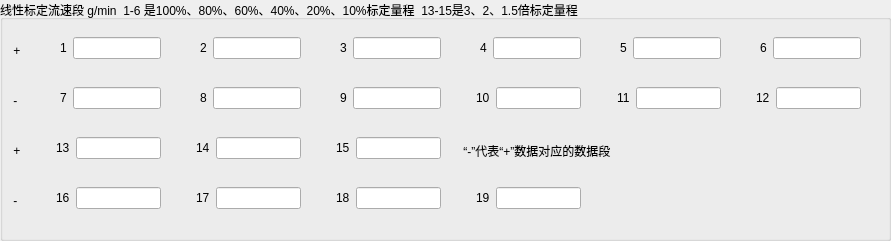
  <widget class="QGroupBox" name="groupBox">
   <property name="geometry">
    <rect>
     <x>20</x>
     <y>10</y>
     <width>891</width>
     <height>241</height>
    </rect>
   </property>
   <property name="title">
    <string>线性标定流速段 g/min  1-6 是100%、80%、60%、40%、20%、10%标定量程  13-15是3、2、1.5倍标定量程</string>
   </property>
   <widget class="QWidget" name="layoutWidget">
    <property name="geometry">
     <rect>
      <x>40</x>
      <y>30</y>
      <width>121</width>
      <height>37</height>
     </rect>
    </property>
    <layout class="QGridLayout" name="gridLayout_2">
     <item row="1" column="1">
      <widget class="QLabel" name="label">
       <property name="text">
        <string>1</string>
       </property>
      </widget>
     </item>
     <item row="1" column="2">
      <widget class="QLineEdit" name="le1"/>
     </item>
     <item row="0" column="2">
      <spacer name="verticalSpacer">
       <property name="orientation">
        <enum>Qt::Vertical</enum>
       </property>
       <property name="sizeHint" stdset="0">
        <size>
         <width>20</width>
         <height>40</height>
        </size>
       </property>
      </spacer>
     </item>
     <item row="2" column="2">
      <spacer name="verticalSpacer_2">
       <property name="orientation">
        <enum>Qt::Vertical</enum>
       </property>
       <property name="sizeHint" stdset="0">
        <size>
         <width>20</width>
         <height>40</height>
        </size>
       </property>
      </spacer>
     </item>
     <item row="1" column="0">
      <spacer name="horizontalSpacer">
       <property name="orientation">
        <enum>Qt::Horizontal</enum>
       </property>
       <property name="sizeHint" stdset="0">
        <size>
         <width>40</width>
         <height>20</height>
        </size>
       </property>
      </spacer>
     </item>
    </layout>
   </widget>
   <widget class="QWidget" name="layoutWidget_2">
    <property name="geometry">
     <rect>
      <x>180</x>
      <y>30</y>
      <width>121</width>
      <height>37</height>
     </rect>
    </property>
    <layout class="QGridLayout" name="gridLayout_4">
     <item row="1" column="1">
      <widget class="QLabel" name="label_3">
       <property name="text">
        <string>2</string>
       </property>
      </widget>
     </item>
     <item row="1" column="2">
      <widget class="QLineEdit" name="le2"/>
     </item>
     <item row="0" column="2">
      <spacer name="verticalSpacer_3">
       <property name="orientation">
        <enum>Qt::Vertical</enum>
       </property>
       <property name="sizeHint" stdset="0">
        <size>
         <width>20</width>
         <height>40</height>
        </size>
       </property>
      </spacer>
     </item>
     <item row="2" column="2">
      <spacer name="verticalSpacer_4">
       <property name="orientation">
        <enum>Qt::Vertical</enum>
       </property>
       <property name="sizeHint" stdset="0">
        <size>
         <width>20</width>
         <height>40</height>
        </size>
       </property>
      </spacer>
     </item>
     <item row="1" column="0">
      <spacer name="horizontalSpacer_2">
       <property name="orientation">
        <enum>Qt::Horizontal</enum>
       </property>
       <property name="sizeHint" stdset="0">
        <size>
         <width>40</width>
         <height>20</height>
        </size>
       </property>
      </spacer>
     </item>
    </layout>
   </widget>
   <widget class="QWidget" name="layoutWidget_3">
    <property name="geometry">
     <rect>
      <x>320</x>
      <y>30</y>
      <width>121</width>
      <height>37</height>
     </rect>
    </property>
    <layout class="QGridLayout" name="gridLayout_5">
     <item row="1" column="1">
      <widget class="QLabel" name="label_4">
       <property name="text">
        <string>3</string>
       </property>
      </widget>
     </item>
     <item row="1" column="2">
      <widget class="QLineEdit" name="le3"/>
     </item>
     <item row="0" column="2">
      <spacer name="verticalSpacer_5">
       <property name="orientation">
        <enum>Qt::Vertical</enum>
       </property>
       <property name="sizeHint" stdset="0">
        <size>
         <width>20</width>
         <height>40</height>
        </size>
       </property>
      </spacer>
     </item>
     <item row="2" column="2">
      <spacer name="verticalSpacer_6">
       <property name="orientation">
        <enum>Qt::Vertical</enum>
       </property>
       <property name="sizeHint" stdset="0">
        <size>
         <width>20</width>
         <height>40</height>
        </size>
       </property>
      </spacer>
     </item>
     <item row="1" column="0">
      <spacer name="horizontalSpacer_3">
       <property name="orientation">
        <enum>Qt::Horizontal</enum>
       </property>
       <property name="sizeHint" stdset="0">
        <size>
         <width>40</width>
         <height>20</height>
        </size>
       </property>
      </spacer>
     </item>
    </layout>
   </widget>
   <widget class="QWidget" name="layoutWidget_4">
    <property name="geometry">
     <rect>
      <x>460</x>
      <y>30</y>
      <width>121</width>
      <height>37</height>
     </rect>
    </property>
    <layout class="QGridLayout" name="gridLayout_6">
     <item row="1" column="1">
      <widget class="QLabel" name="label_5">
       <property name="text">
        <string>4</string>
       </property>
      </widget>
     </item>
     <item row="1" column="2">
      <widget class="QLineEdit" name="le4"/>
     </item>
     <item row="0" column="2">
      <spacer name="verticalSpacer_7">
       <property name="orientation">
        <enum>Qt::Vertical</enum>
       </property>
       <property name="sizeHint" stdset="0">
        <size>
         <width>20</width>
         <height>40</height>
        </size>
       </property>
      </spacer>
     </item>
     <item row="2" column="2">
      <spacer name="verticalSpacer_8">
       <property name="orientation">
        <enum>Qt::Vertical</enum>
       </property>
       <property name="sizeHint" stdset="0">
        <size>
         <width>20</width>
         <height>40</height>
        </size>
       </property>
      </spacer>
     </item>
     <item row="1" column="0">
      <spacer name="horizontalSpacer_4">
       <property name="orientation">
        <enum>Qt::Horizontal</enum>
       </property>
       <property name="sizeHint" stdset="0">
        <size>
         <width>40</width>
         <height>20</height>
        </size>
       </property>
      </spacer>
     </item>
    </layout>
   </widget>
   <widget class="QWidget" name="layoutWidget_12">
    <property name="geometry">
     <rect>
      <x>740</x>
      <y>30</y>
      <width>121</width>
      <height>37</height>
     </rect>
    </property>
    <layout class="QGridLayout" name="gridLayout_16">
     <item row="1" column="1">
      <widget class="QLabel" name="label_15">
       <property name="text">
        <string>6</string>
       </property>
      </widget>
     </item>
     <item row="1" column="2">
      <widget class="QLineEdit" name="le6"/>
     </item>
     <item row="0" column="2">
      <spacer name="verticalSpacer_27">
       <property name="orientation">
        <enum>Qt::Vertical</enum>
       </property>
       <property name="sizeHint" stdset="0">
        <size>
         <width>20</width>
         <height>40</height>
        </size>
       </property>
      </spacer>
     </item>
     <item row="2" column="2">
      <spacer name="verticalSpacer_28">
       <property name="orientation">
        <enum>Qt::Vertical</enum>
       </property>
       <property name="sizeHint" stdset="0">
        <size>
         <width>20</width>
         <height>40</height>
        </size>
       </property>
      </spacer>
     </item>
     <item row="1" column="0">
      <spacer name="horizontalSpacer_14">
       <property name="orientation">
        <enum>Qt::Horizontal</enum>
       </property>
       <property name="sizeHint" stdset="0">
        <size>
         <width>40</width>
         <height>20</height>
        </size>
       </property>
      </spacer>
     </item>
    </layout>
   </widget>
   <widget class="QWidget" name="layoutWidget_10">
    <property name="geometry">
     <rect>
      <x>40</x>
      <y>80</y>
      <width>121</width>
      <height>37</height>
     </rect>
    </property>
    <layout class="QGridLayout" name="gridLayout_14">
     <item row="1" column="1">
      <widget class="QLabel" name="label_13">
       <property name="text">
        <string>7</string>
       </property>
      </widget>
     </item>
     <item row="0" column="2">
      <spacer name="verticalSpacer_23">
       <property name="orientation">
        <enum>Qt::Vertical</enum>
       </property>
       <property name="sizeHint" stdset="0">
        <size>
         <width>20</width>
         <height>40</height>
        </size>
       </property>
      </spacer>
     </item>
     <item row="2" column="2">
      <spacer name="verticalSpacer_24">
       <property name="orientation">
        <enum>Qt::Vertical</enum>
       </property>
       <property name="sizeHint" stdset="0">
        <size>
         <width>20</width>
         <height>40</height>
        </size>
       </property>
      </spacer>
     </item>
     <item row="1" column="0">
      <spacer name="horizontalSpacer_12">
       <property name="orientation">
        <enum>Qt::Horizontal</enum>
       </property>
       <property name="sizeHint" stdset="0">
        <size>
         <width>40</width>
         <height>20</height>
        </size>
       </property>
      </spacer>
     </item>
     <item row="1" column="2">
      <widget class="QLineEdit" name="le7"/>
     </item>
    </layout>
   </widget>
   <widget class="QWidget" name="layoutWidget_13">
    <property name="geometry">
     <rect>
      <x>600</x>
      <y>30</y>
      <width>121</width>
      <height>37</height>
     </rect>
    </property>
    <layout class="QGridLayout" name="gridLayout_17">
     <item row="1" column="1">
      <widget class="QLabel" name="label_16">
       <property name="text">
        <string>5</string>
       </property>
      </widget>
     </item>
     <item row="1" column="2">
      <widget class="QLineEdit" name="le5"/>
     </item>
     <item row="0" column="2">
      <spacer name="verticalSpacer_29">
       <property name="orientation">
        <enum>Qt::Vertical</enum>
       </property>
       <property name="sizeHint" stdset="0">
        <size>
         <width>20</width>
         <height>40</height>
        </size>
       </property>
      </spacer>
     </item>
     <item row="2" column="2">
      <spacer name="verticalSpacer_30">
       <property name="orientation">
        <enum>Qt::Vertical</enum>
       </property>
       <property name="sizeHint" stdset="0">
        <size>
         <width>20</width>
         <height>40</height>
        </size>
       </property>
      </spacer>
     </item>
     <item row="1" column="0">
      <spacer name="horizontalSpacer_15">
       <property name="orientation">
        <enum>Qt::Horizontal</enum>
       </property>
       <property name="sizeHint" stdset="0">
        <size>
         <width>40</width>
         <height>20</height>
        </size>
       </property>
      </spacer>
     </item>
    </layout>
   </widget>
   <widget class="QWidget" name="layoutWidget_11">
    <property name="geometry">
     <rect>
      <x>180</x>
      <y>80</y>
      <width>121</width>
      <height>37</height>
     </rect>
    </property>
    <layout class="QGridLayout" name="gridLayout_15">
     <item row="1" column="1">
      <widget class="QLabel" name="label_14">
       <property name="text">
        <string>8</string>
       </property>
      </widget>
     </item>
     <item row="1" column="2">
      <widget class="QLineEdit" name="le8"/>
     </item>
     <item row="0" column="2">
      <spacer name="verticalSpacer_25">
       <property name="orientation">
        <enum>Qt::Vertical</enum>
       </property>
       <property name="sizeHint" stdset="0">
        <size>
         <width>20</width>
         <height>40</height>
        </size>
       </property>
      </spacer>
     </item>
     <item row="2" column="2">
      <spacer name="verticalSpacer_26">
       <property name="orientation">
        <enum>Qt::Vertical</enum>
       </property>
       <property name="sizeHint" stdset="0">
        <size>
         <width>20</width>
         <height>40</height>
        </size>
       </property>
      </spacer>
     </item>
     <item row="1" column="0">
      <spacer name="horizontalSpacer_13">
       <property name="orientation">
        <enum>Qt::Horizontal</enum>
       </property>
       <property name="sizeHint" stdset="0">
        <size>
         <width>40</width>
         <height>20</height>
        </size>
       </property>
      </spacer>
     </item>
    </layout>
   </widget>
   <widget class="QWidget" name="layoutWidget_17">
    <property name="geometry">
     <rect>
      <x>320</x>
      <y>80</y>
      <width>121</width>
      <height>37</height>
     </rect>
    </property>
    <layout class="QGridLayout" name="gridLayout_21">
     <item row="1" column="1">
      <widget class="QLabel" name="label_20">
       <property name="text">
        <string>9</string>
       </property>
      </widget>
     </item>
     <item row="1" column="2">
      <widget class="QLineEdit" name="le9"/>
     </item>
     <item row="0" column="2">
      <spacer name="verticalSpacer_37">
       <property name="orientation">
        <enum>Qt::Vertical</enum>
       </property>
       <property name="sizeHint" stdset="0">
        <size>
         <width>20</width>
         <height>40</height>
        </size>
       </property>
      </spacer>
     </item>
     <item row="2" column="2">
      <spacer name="verticalSpacer_38">
       <property name="orientation">
        <enum>Qt::Vertical</enum>
       </property>
       <property name="sizeHint" stdset="0">
        <size>
         <width>20</width>
         <height>40</height>
        </size>
       </property>
      </spacer>
     </item>
     <item row="1" column="0">
      <spacer name="horizontalSpacer_19">
       <property name="orientation">
        <enum>Qt::Horizontal</enum>
       </property>
       <property name="sizeHint" stdset="0">
        <size>
         <width>40</width>
         <height>20</height>
        </size>
       </property>
      </spacer>
     </item>
    </layout>
   </widget>
   <widget class="QWidget" name="layoutWidget_16">
    <property name="geometry">
     <rect>
      <x>460</x>
      <y>80</y>
      <width>121</width>
      <height>37</height>
     </rect>
    </property>
    <layout class="QGridLayout" name="gridLayout_20">
     <item row="1" column="1">
      <widget class="QLabel" name="label_19">
       <property name="text">
        <string>10</string>
       </property>
      </widget>
     </item>
     <item row="1" column="2">
      <widget class="QLineEdit" name="le10"/>
     </item>
     <item row="0" column="2">
      <spacer name="verticalSpacer_35">
       <property name="orientation">
        <enum>Qt::Vertical</enum>
       </property>
       <property name="sizeHint" stdset="0">
        <size>
         <width>20</width>
         <height>40</height>
        </size>
       </property>
      </spacer>
     </item>
     <item row="2" column="2">
      <spacer name="verticalSpacer_36">
       <property name="orientation">
        <enum>Qt::Vertical</enum>
       </property>
       <property name="sizeHint" stdset="0">
        <size>
         <width>20</width>
         <height>40</height>
        </size>
       </property>
      </spacer>
     </item>
     <item row="1" column="0">
      <spacer name="horizontalSpacer_18">
       <property name="orientation">
        <enum>Qt::Horizontal</enum>
       </property>
       <property name="sizeHint" stdset="0">
        <size>
         <width>40</width>
         <height>20</height>
        </size>
       </property>
      </spacer>
     </item>
    </layout>
   </widget>
   <widget class="QWidget" name="layoutWidget_14">
    <property name="geometry">
     <rect>
      <x>600</x>
      <y>80</y>
      <width>121</width>
      <height>37</height>
     </rect>
    </property>
    <layout class="QGridLayout" name="gridLayout_18">
     <item row="1" column="1">
      <widget class="QLabel" name="label_17">
       <property name="text">
        <string>11</string>
       </property>
      </widget>
     </item>
     <item row="1" column="2">
      <widget class="QLineEdit" name="le11"/>
     </item>
     <item row="0" column="2">
      <spacer name="verticalSpacer_31">
       <property name="orientation">
        <enum>Qt::Vertical</enum>
       </property>
       <property name="sizeHint" stdset="0">
        <size>
         <width>20</width>
         <height>40</height>
        </size>
       </property>
      </spacer>
     </item>
     <item row="2" column="2">
      <spacer name="verticalSpacer_32">
       <property name="orientation">
        <enum>Qt::Vertical</enum>
       </property>
       <property name="sizeHint" stdset="0">
        <size>
         <width>20</width>
         <height>40</height>
        </size>
       </property>
      </spacer>
     </item>
     <item row="1" column="0">
      <spacer name="horizontalSpacer_16">
       <property name="orientation">
        <enum>Qt::Horizontal</enum>
       </property>
       <property name="sizeHint" stdset="0">
        <size>
         <width>40</width>
         <height>20</height>
        </size>
       </property>
      </spacer>
     </item>
    </layout>
   </widget>
   <widget class="QWidget" name="layoutWidget_15">
    <property name="geometry">
     <rect>
      <x>740</x>
      <y>80</y>
      <width>121</width>
      <height>37</height>
     </rect>
    </property>
    <layout class="QGridLayout" name="gridLayout_19">
     <item row="1" column="1">
      <widget class="QLabel" name="label_18">
       <property name="text">
        <string>12</string>
       </property>
      </widget>
     </item>
     <item row="1" column="2">
      <widget class="QLineEdit" name="le12"/>
     </item>
     <item row="0" column="2">
      <spacer name="verticalSpacer_33">
       <property name="orientation">
        <enum>Qt::Vertical</enum>
       </property>
       <property name="sizeHint" stdset="0">
        <size>
         <width>20</width>
         <height>40</height>
        </size>
       </property>
      </spacer>
     </item>
     <item row="2" column="2">
      <spacer name="verticalSpacer_34">
       <property name="orientation">
        <enum>Qt::Vertical</enum>
       </property>
       <property name="sizeHint" stdset="0">
        <size>
         <width>20</width>
         <height>40</height>
        </size>
       </property>
      </spacer>
     </item>
     <item row="1" column="0">
      <spacer name="horizontalSpacer_17">
       <property name="orientation">
        <enum>Qt::Horizontal</enum>
       </property>
       <property name="sizeHint" stdset="0">
        <size>
         <width>40</width>
         <height>20</height>
        </size>
       </property>
      </spacer>
     </item>
    </layout>
   </widget>
   <widget class="QWidget" name="layoutWidget_18">
    <property name="geometry">
     <rect>
      <x>40</x>
      <y>130</y>
      <width>121</width>
      <height>37</height>
     </rect>
    </property>
    <layout class="QGridLayout" name="gridLayout_22">
     <item row="1" column="1">
      <widget class="QLabel" name="label_21">
       <property name="text">
        <string>13</string>
       </property>
      </widget>
     </item>
     <item row="0" column="2">
      <spacer name="verticalSpacer_39">
       <property name="orientation">
        <enum>Qt::Vertical</enum>
       </property>
       <property name="sizeHint" stdset="0">
        <size>
         <width>20</width>
         <height>40</height>
        </size>
       </property>
      </spacer>
     </item>
     <item row="2" column="2">
      <spacer name="verticalSpacer_40">
       <property name="orientation">
        <enum>Qt::Vertical</enum>
       </property>
       <property name="sizeHint" stdset="0">
        <size>
         <width>20</width>
         <height>40</height>
        </size>
       </property>
      </spacer>
     </item>
     <item row="1" column="0">
      <spacer name="horizontalSpacer_20">
       <property name="orientation">
        <enum>Qt::Horizontal</enum>
       </property>
       <property name="sizeHint" stdset="0">
        <size>
         <width>40</width>
         <height>20</height>
        </size>
       </property>
      </spacer>
     </item>
     <item row="1" column="2">
      <widget class="QLineEdit" name="le13"/>
     </item>
    </layout>
   </widget>
   <widget class="QWidget" name="layoutWidget_19">
    <property name="geometry">
     <rect>
      <x>180</x>
      <y>130</y>
      <width>121</width>
      <height>37</height>
     </rect>
    </property>
    <layout class="QGridLayout" name="gridLayout_23">
     <item row="1" column="1">
      <widget class="QLabel" name="label_22">
       <property name="text">
        <string>14</string>
       </property>
      </widget>
     </item>
     <item row="1" column="2">
      <widget class="QLineEdit" name="le14"/>
     </item>
     <item row="0" column="2">
      <spacer name="verticalSpacer_41">
       <property name="orientation">
        <enum>Qt::Vertical</enum>
       </property>
       <property name="sizeHint" stdset="0">
        <size>
         <width>20</width>
         <height>40</height>
        </size>
       </property>
      </spacer>
     </item>
     <item row="2" column="2">
      <spacer name="verticalSpacer_42">
       <property name="orientation">
        <enum>Qt::Vertical</enum>
       </property>
       <property name="sizeHint" stdset="0">
        <size>
         <width>20</width>
         <height>40</height>
        </size>
       </property>
      </spacer>
     </item>
     <item row="1" column="0">
      <spacer name="horizontalSpacer_21">
       <property name="orientation">
        <enum>Qt::Horizontal</enum>
       </property>
       <property name="sizeHint" stdset="0">
        <size>
         <width>40</width>
         <height>20</height>
        </size>
       </property>
      </spacer>
     </item>
    </layout>
   </widget>
   <widget class="QWidget" name="layoutWidget_20">
    <property name="geometry">
     <rect>
      <x>320</x>
      <y>130</y>
      <width>121</width>
      <height>37</height>
     </rect>
    </property>
    <layout class="QGridLayout" name="gridLayout_24">
     <item row="1" column="1">
      <widget class="QLabel" name="label_23">
       <property name="text">
        <string>15</string>
       </property>
      </widget>
     </item>
     <item row="1" column="2">
      <widget class="QLineEdit" name="le15"/>
     </item>
     <item row="0" column="2">
      <spacer name="verticalSpacer_43">
       <property name="orientation">
        <enum>Qt::Vertical</enum>
       </property>
       <property name="sizeHint" stdset="0">
        <size>
         <width>20</width>
         <height>40</height>
        </size>
       </property>
      </spacer>
     </item>
     <item row="2" column="2">
      <spacer name="verticalSpacer_44">
       <property name="orientation">
        <enum>Qt::Vertical</enum>
       </property>
       <property name="sizeHint" stdset="0">
        <size>
         <width>20</width>
         <height>40</height>
        </size>
       </property>
      </spacer>
     </item>
     <item row="1" column="0">
      <spacer name="horizontalSpacer_22">
       <property name="orientation">
        <enum>Qt::Horizontal</enum>
       </property>
       <property name="sizeHint" stdset="0">
        <size>
         <width>40</width>
         <height>20</height>
        </size>
       </property>
      </spacer>
     </item>
    </layout>
   </widget>
   <widget class="QWidget" name="layoutWidget_21">
    <property name="geometry">
     <rect>
      <x>40</x>
      <y>180</y>
      <width>121</width>
      <height>37</height>
     </rect>
    </property>
    <layout class="QGridLayout" name="gridLayout_25">
     <item row="1" column="1">
      <widget class="QLabel" name="label_24">
       <property name="text">
        <string>16</string>
       </property>
      </widget>
     </item>
     <item row="1" column="2">
      <widget class="QLineEdit" name="le16"/>
     </item>
     <item row="0" column="2">
      <spacer name="verticalSpacer_45">
       <property name="orientation">
        <enum>Qt::Vertical</enum>
       </property>
       <property name="sizeHint" stdset="0">
        <size>
         <width>20</width>
         <height>40</height>
        </size>
       </property>
      </spacer>
     </item>
     <item row="2" column="2">
      <spacer name="verticalSpacer_46">
       <property name="orientation">
        <enum>Qt::Vertical</enum>
       </property>
       <property name="sizeHint" stdset="0">
        <size>
         <width>20</width>
         <height>40</height>
        </size>
       </property>
      </spacer>
     </item>
     <item row="1" column="0">
      <spacer name="horizontalSpacer_23">
       <property name="orientation">
        <enum>Qt::Horizontal</enum>
       </property>
       <property name="sizeHint" stdset="0">
        <size>
         <width>40</width>
         <height>20</height>
        </size>
       </property>
      </spacer>
     </item>
    </layout>
   </widget>
   <widget class="QWidget" name="layoutWidget_22">
    <property name="geometry">
     <rect>
      <x>460</x>
      <y>180</y>
      <width>121</width>
      <height>37</height>
     </rect>
    </property>
    <layout class="QGridLayout" name="gridLayout_26">
     <item row="1" column="1">
      <widget class="QLabel" name="label_25">
       <property name="text">
        <string>19</string>
       </property>
      </widget>
     </item>
     <item row="1" column="2">
      <widget class="QLineEdit" name="le19"/>
     </item>
     <item row="0" column="2">
      <spacer name="verticalSpacer_47">
       <property name="orientation">
        <enum>Qt::Vertical</enum>
       </property>
       <property name="sizeHint" stdset="0">
        <size>
         <width>20</width>
         <height>40</height>
        </size>
       </property>
      </spacer>
     </item>
     <item row="2" column="2">
      <spacer name="verticalSpacer_48">
       <property name="orientation">
        <enum>Qt::Vertical</enum>
       </property>
       <property name="sizeHint" stdset="0">
        <size>
         <width>20</width>
         <height>40</height>
        </size>
       </property>
      </spacer>
     </item>
     <item row="1" column="0">
      <spacer name="horizontalSpacer_24">
       <property name="orientation">
        <enum>Qt::Horizontal</enum>
       </property>
       <property name="sizeHint" stdset="0">
        <size>
         <width>40</width>
         <height>20</height>
        </size>
       </property>
      </spacer>
     </item>
    </layout>
   </widget>
   <widget class="QWidget" name="layoutWidget_23">
    <property name="geometry">
     <rect>
      <x>180</x>
      <y>180</y>
      <width>121</width>
      <height>37</height>
     </rect>
    </property>
    <layout class="QGridLayout" name="gridLayout_27">
     <item row="1" column="1">
      <widget class="QLabel" name="label_26">
       <property name="text">
        <string>17</string>
       </property>
      </widget>
     </item>
     <item row="1" column="2">
      <widget class="QLineEdit" name="le17"/>
     </item>
     <item row="0" column="2">
      <spacer name="verticalSpacer_49">
       <property name="orientation">
        <enum>Qt::Vertical</enum>
       </property>
       <property name="sizeHint" stdset="0">
        <size>
         <width>20</width>
         <height>40</height>
        </size>
       </property>
      </spacer>
     </item>
     <item row="2" column="2">
      <spacer name="verticalSpacer_50">
       <property name="orientation">
        <enum>Qt::Vertical</enum>
       </property>
       <property name="sizeHint" stdset="0">
        <size>
         <width>20</width>
         <height>40</height>
        </size>
       </property>
      </spacer>
     </item>
     <item row="1" column="0">
      <spacer name="horizontalSpacer_25">
       <property name="orientation">
        <enum>Qt::Horizontal</enum>
       </property>
       <property name="sizeHint" stdset="0">
        <size>
         <width>40</width>
         <height>20</height>
        </size>
       </property>
      </spacer>
     </item>
    </layout>
   </widget>
   <widget class="QWidget" name="layoutWidget_24">
    <property name="geometry">
     <rect>
      <x>320</x>
      <y>180</y>
      <width>121</width>
      <height>37</height>
     </rect>
    </property>
    <layout class="QGridLayout" name="gridLayout_28">
     <item row="1" column="1">
      <widget class="QLabel" name="label_27">
       <property name="text">
        <string>18</string>
       </property>
      </widget>
     </item>
     <item row="1" column="2">
      <widget class="QLineEdit" name="le18"/>
     </item>
     <item row="0" column="2">
      <spacer name="verticalSpacer_51">
       <property name="orientation">
        <enum>Qt::Vertical</enum>
       </property>
       <property name="sizeHint" stdset="0">
        <size>
         <width>20</width>
         <height>40</height>
        </size>
       </property>
      </spacer>
     </item>
     <item row="2" column="2">
      <spacer name="verticalSpacer_52">
       <property name="orientation">
        <enum>Qt::Vertical</enum>
       </property>
       <property name="sizeHint" stdset="0">
        <size>
         <width>20</width>
         <height>40</height>
        </size>
       </property>
      </spacer>
     </item>
     <item row="1" column="0">
      <spacer name="horizontalSpacer_26">
       <property name="orientation">
        <enum>Qt::Horizontal</enum>
       </property>
       <property name="sizeHint" stdset="0">
        <size>
         <width>40</width>
         <height>20</height>
        </size>
       </property>
      </spacer>
     </item>
    </layout>
   </widget>
   <widget class="QLabel" name="label_44">
    <property name="geometry">
     <rect>
      <x>10</x>
      <y>30</y>
      <width>20</width>
      <height>41</height>
     </rect>
    </property>
    <property name="text">
     <string> +</string>
    </property>
   </widget>
   <widget class="QLabel" name="label_45">
    <property name="geometry">
     <rect>
      <x>10</x>
      <y>130</y>
      <width>20</width>
      <height>41</height>
     </rect>
    </property>
    <property name="text">
     <string> +</string>
    </property>
   </widget>
   <widget class="QLabel" name="label_46">
    <property name="geometry">
     <rect>
      <x>10</x>
      <y>80</y>
      <width>20</width>
      <height>41</height>
     </rect>
    </property>
    <property name="text">
     <string> -</string>
    </property>
   </widget>
   <widget class="QLabel" name="label_47">
    <property name="geometry">
     <rect>
      <x>10</x>
      <y>180</y>
      <width>20</width>
      <height>41</height>
     </rect>
    </property>
    <property name="text">
     <string> -</string>
    </property>
   </widget>
   <widget class="QLabel" name="label_51">
    <property name="geometry">
     <rect>
      <x>10</x>
      <y>430</y>
      <width>20</width>
      <height>41</height>
     </rect>
    </property>
    <property name="text">
     <string> -</string>
    </property>
   </widget>
   <widget class="QLabel" name="label_60">
    <property name="geometry">
     <rect>
      <x>460</x>
      <y>130</y>
      <width>261</width>
      <height>41</height>
     </rect>
    </property>
    <property name="text">
     <string> “-”代表“+”数据对应的数据段</string>
    </property>
   </widget>
  </widget>
